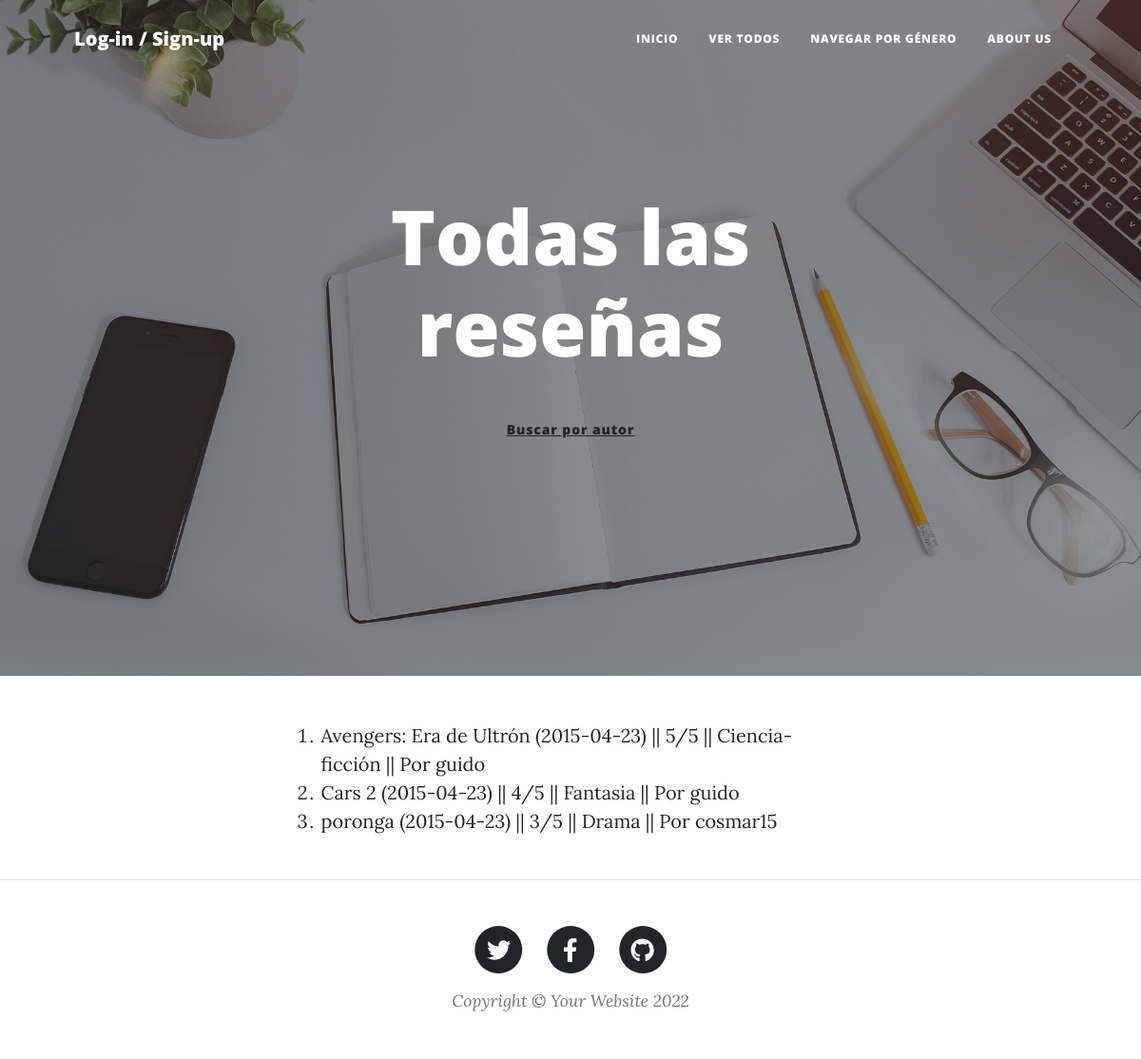
/blog/pages/, run on the app's committed database.
### AppBlog/models.py (models this page shows)
class Blog(models.Model):
    ESTRELLAS  = (
        ('1', '1'),
        ('2', '2'),
        ('3', '3'),
        ('4', '4'),
        ('5', '5'),
    )
    GENEROS = (
        ('Acción', 'Acción'),
        ('Drama', 'Drama'),
        ('Terror', 'Terror'),
        ('Ciencia-ficción', 'Ciencia-ficción'),
        ('Comedia', 'Comedia'),
        ('Fantasia', 'Fantasia'),
    )
    titulo = models.CharField(max_length=50)
    subtitulo = models.CharField(max_length=50)
    anio = models.DateField()
    duracion = models.IntegerField()
    genero = models.CharField(max_length=30, choices=GENEROS)
    resenia = models.CharField(max_length=500)
    estrellas = models.CharField(max_length=2, choices=ESTRELLAS)
    autor = models.CharField(max_length=50)
    fecha = models.DateTimeField()
    imagen = models.ImageField(upload_to='imagenes/', null=True, blank=True)
    def __str__(self):
        return f"{self.titulo} ({self.anio}) || {self.estrellas}/5 || {self.genero} || Por {self.autor}"

### AppBlog/views.py (the view)
# urls.py: path('pages/', views.mostrar_blogs, name="mostrar_blogs"),
def mostrar_blogs(request):
    blogs = Blog.objects.all()
    return render(request, "mostrar_blogs.html", {"blogs":blogs})

### AppBlog/templates/mostrar_blogs.html (shortened to what this page needs)
{% extends "base.html" %}
{% load static %}
{% block codigoDinamico %}
    <body>
        <header class="masthead" style="background-image: url('assets/img/home-bg.jpg')">
            <div class="container position-relative px-4 px-lg-5">
                <div class="row gx-4 gx-lg-5 justify-content-center">
                    <div class="col-md-10 col-lg-8 col-xl-7">
                        <div class="site-heading">
                            <h1>Todas las reseñas</h1>
                            <p>
                                <a class="btn btn-priamry" href="{% url 'buscar' %}">Buscar por autor </a>
                            </p>
                        </div>
                    </div>
                </div>
            </div>
        </header>
        <div class="container px-4 px-lg-5">
            <div class="row gx-4 gx-lg-5 justify-content-center">
                <div class="col-md-10 col-lg-8 col-xl-7">
                    {% if blogs %}
                        <ol>
                            {% for blog in blogs %}
                                <li>
                                    <a href="{% url 'mostrar_blog' blog.id %}"> {{blog}} </a>
                                </li>
                            {% endfor %}
                        </ol>
                    {% else %}
                        <p>No hay ninguna reseña aún</p>
                        <br>
                    {% endif %}
                    <br>
                </div>
            </div>
        </div>
{% endblock %}

### data on the page
Blog: titulo+anio+estrellas "Avengers: Era de Ultrón (2015-04-23) || 5/5 || Ciencia-ficción || Por guido"
Blog: titulo+anio+estrellas "Cars 2 (2015-04-23) || 4/5 || Fantasia || Por guido"
Blog: titulo+anio+estrellas "poronga (2015-04-23) || 3/5 || Drama || Por cosmar15"
